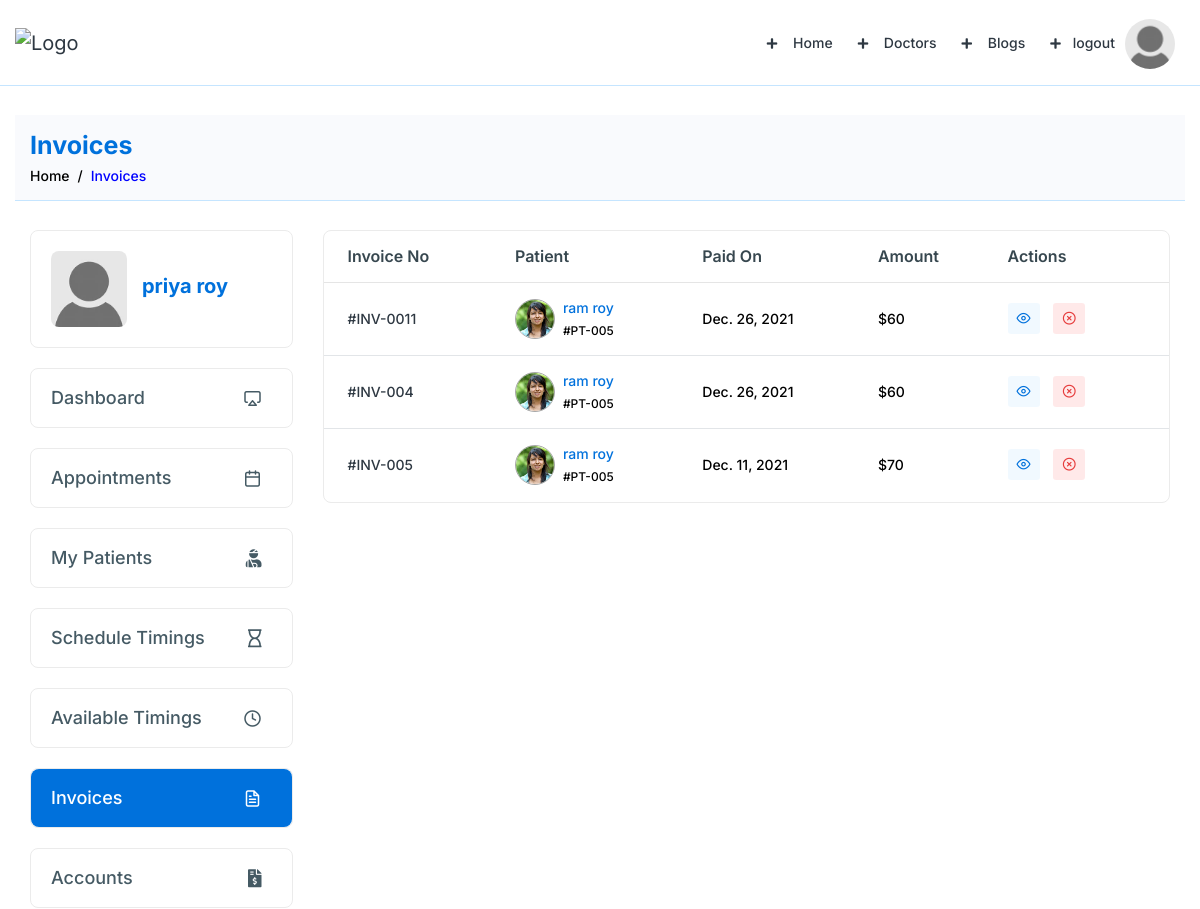
Page /invoices/ (signed in, upper part) on the earlier database version.
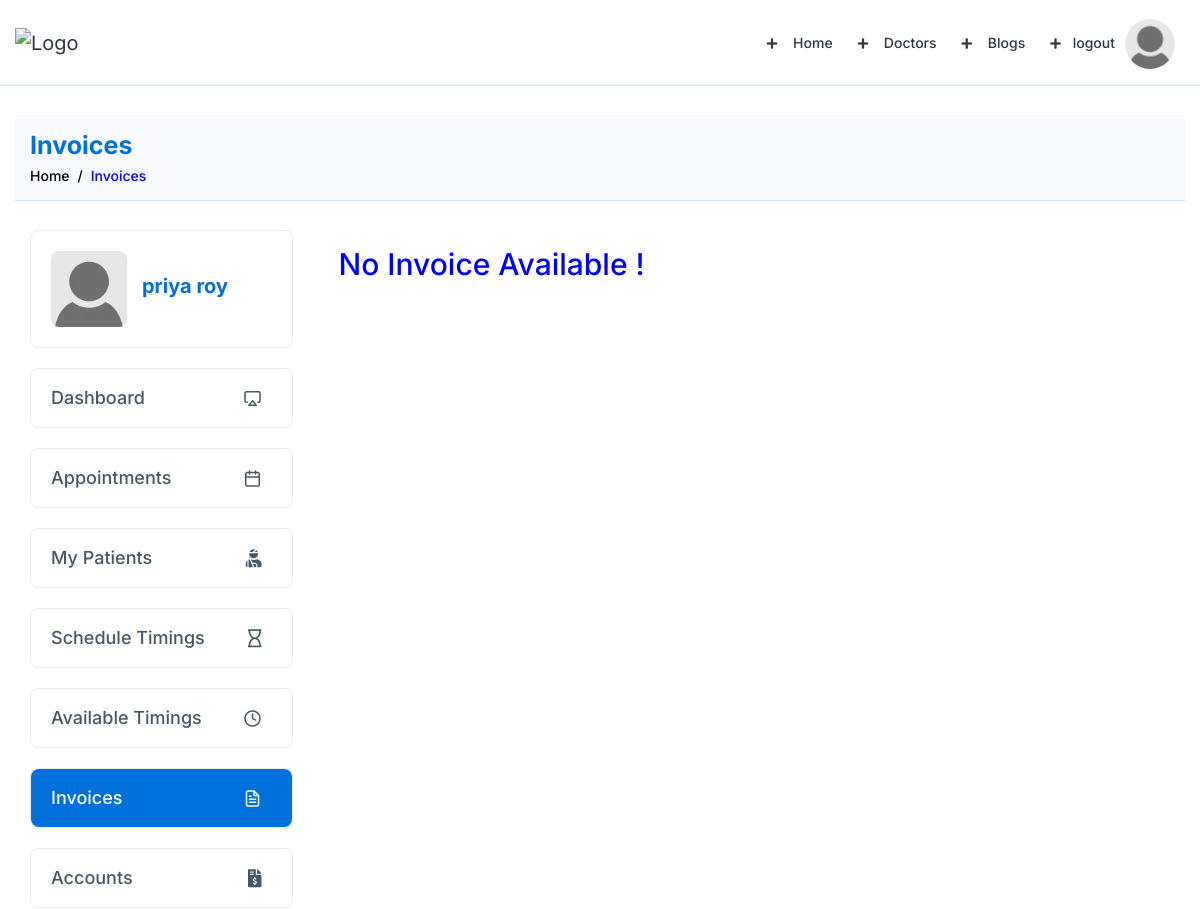
Same page on the later database version.
### patient/models.py (models this page shows, shortened)
class appoinmentlist(models.Model):
    doctor = models.ForeignKey(Dr, on_delete=models.CASCADE, related_name='appoinmentlist')
    patient = models.ForeignKey(patient_record, on_delete=models.CASCADE, related_name='appoinmentlists')
    date = models.DateField()
    time1 = models.TimeField()
    time2 = models.TimeField()
    card_name = models.CharField(max_length=20)
    card_no = models.IntegerField()
    cvv = models.IntegerField()
    exp_year = models.IntegerField()
    exp_month = models.IntegerField()
    amount = models.IntegerField()
    created_date=models.DateField(auto_now=True)

class patient_record(models.Model):
        patient = models.OneToOneField(User, on_delete=models.CASCADE, related_name="patient_record")
        name = models.CharField(max_length=50)
        img = models.ImageField()
        mobile = models.IntegerField(blank=True)
        city = models.CharField(max_length=50)
        address = models.TextField()
        email = models.EmailField()
        DOB= models.DateField(blank=True)
        gender = models.CharField(max_length=50)
        Blood_group = models.CharField(max_length=20)
        age = models.IntegerField(blank=True)
        date=models.DateField(auto_now=True)

class billings(models.Model):
    appoinment=models.OneToOneField(appoinmentlist,on_delete=CASCADE,blank=True,null=True)
    patient = models.ForeignKey(patient_record, on_delete=models.CASCADE, related_name='billingss')
    doctor = models.ForeignKey(Dr, on_delete=models.CASCADE, related_name='bill')
    invoice_no = models.IntegerField()
    paid_on_date = models.DateField()
    amount = models.IntegerField()

### doctors/views.py (the view, shortened to what this page needs)
# urls.py: path('invoices/', views.invoices, name='invoices'),
def invoices(request):
    if request.user.is_authenticated:
        dr = Dr.objects.get(id=request.user.Dr.id)
        invoice = appoinmentlist.objects.filter(doctor=dr)
        bill=billings.objects.filter(doctor=dr)
        res = {'invoice': invoice,'bill':bill}
        return render(request,'doctor/invoices.html',res)
    else:
        return redirect('error500')

### doctors/templates/doctor/invoices.html (shortened to what the changed rows need)
{% extends 'blank-page.html' %}
{% block body %}
{% load static %}
   <div class="breadcrumb-bar">
    <div class="container-fluid">
     <div class="row align-items-center">
      <div class="col-md-12 col-12">
       <h2 class="breadcrumb-title">
        Invoices
       </h2>
      </div>
     </div>
    </div>
   </div>
   <div class="content">
    <div class="container-fluid">
     <div class="row">
      <div class="col-md-7 col-lg-8 col-xl-9">
       {% if invoice|length is not 0 or bill|length is not 0 %}
       <div class="card card-table">
        <div class="card-body">
         <div class="table-responsive">
          <table class="table table-hover table-center mb-0">
           <thead>
            <tr>
             <th>
              Invoice No
             </th>
             <th>
              Patient
             </th>
             <th>
              Paid On
             </th>
             <th>
              Amount
             </th>
             <th>
              Actions
             </th>
            </tr>
           </thead>
           <tbody>{%for i in invoice%}
            <tr>
             <td>
              <a href="{%url 'invoice_view'%}?Pid={{i.patient.id}}&Did={{i.doctor.id}}&Oid={{i.id}}">
               #INV-00{{i.id}}
              </a>
             </td>
             <td>
              <h2 class="table-avatar">
               <a class="avatar avatar-sm mr-2" href="/patient-profile?profile={{i.patient.id}}">
                <img alt="User Image" class="avatar-img rounded-circle" src="/media/{{i.patient.img}}"/>
               </a>
               <a href="/patient-profile?profile={{i.patient.id}}">
                {{i.patient.name}}
                <span>
                 #PT-00{{i.patient.id}}
                </span>
               </a>
              </h2>
             </td>
             <td>
             {{i.date}}
             </td>
             <td>
              ${{i.amount}}
             </td>
             <td class="text-left">
              <div class="table-action">
               <a class="btn btn-sm bg-info-light" href="{%url 'invoice_view'%}?Pid={{i.patient.id}}&Did={{i.doctor.id}}&Oid={{i.id}}">
                <i class="feather-eye">
                </i>
               </a>
               <a class="btn btn-sm bg-danger-light" href="{%url 'invoices'%}?pid={{i.patient.id}}&Oid={{i.id}}">
                <i class="feather-x-circle">
                </i>
               </a>
              </div>
             </td>
          </tr> {%endfor%}
          {%for i in bill%}
          <tr>
           <td>
            <a href="{%url 'invoice_view'%}?Pid={{i.patient.id}}&Did={{i.doctor.id}}&Bid={{i.id}}">
             #INV-00{{i.id}}
            </a>
           </td>
           <td>
            <h2 class="table-avatar">
             <a class="avatar avatar-sm mr-2" href="/patient-profile?profile={{i.patient.id}}">
              <img alt="User Image" class="avatar-img rounded-circle" src="/media/{{i.patient.img}}"/>
             </a>
             <a href="/patient-profile?profile={{i.patient.id}}">
              {{i.patient.name}}
              <span>
               #PT-00{{i.patient.id}}
              </span>
             </a>
            </h2>
           </td>
           <td>
           {{i.paid_on_date}}
           </td>
           <td>
            ${{i.amount}}
           </td>
           <td class="text-left">
            <div class="table-action">
             <a class="btn btn-sm bg-info-light" href="{%url 'invoice_view'%}?Pid={{i.patient.id}}&Did={{i.doctor.id}}&Bid={{i.id}}">
              <i class="feather-eye">
              </i>
             </a>
             <a class="btn btn-sm bg-danger-light" href="{%url 'invoices'%}?pat={{i.patient.id}}&aid={{i.id}}">
              <i class="feather-x-circle">
              </i>
             </a>
            </div>
           </td>
        </tr> {%endfor%}
           </tbody>
          </table>
         </div>
        </div>
       </div>
        {% else %}
               <p style=" color:blue;font-size:30px;" class="my-3 mx-3" >No Invoice Available !</p>
               {% endif %}
      </div>
     </div>
    </div>
   </div>
{%endblock%}

Differences in the rows shown:
removed appoinmentlist: id "11", patient.img (picture), patient.name "ram roy", patient.id "5", date "Dec. 26, 2021", amount "60"
removed billings: id "4", patient.img (picture), patient.name "ram roy", patient.id "5", paid_on_date "Dec. 26, 2021", amount "60"
removed billings: id "5", patient.img (picture), patient.name "ram roy", patient.id "5", paid_on_date "Dec. 11, 2021", amount "70"
Other differences:
text no longer shown: "Invoice No Patient Paid On Amount Actions"
text now shown: "No Invoice Available !"
